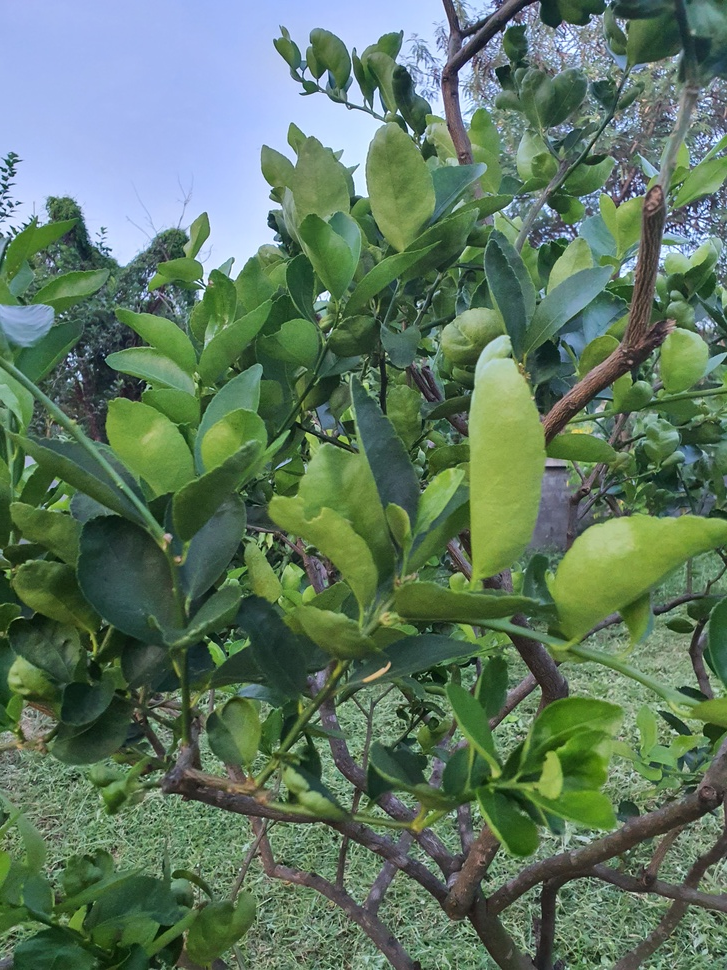
#> input picture Lemon.jpg, 727 x 970 px, shrunk from 3024 x 4032 before the run
$ python lab1_01_fix.py
#> lines starting #> are read from the running program, lines starting #| are printed output that depends on the picture; after the words box and inside, x2 and y2 are one past the last pixel; in counts of white or black regions, pixels touching at a corner belong together
import cv2
from PIL import Image

filename = 'Lemon.jpg'
image = cv2.imread(filename)
#> image is the input picture: shape (970, 727, 3); mean B, G, R 98.1, 120.1, 95.2
image2 = Image.open(filename)
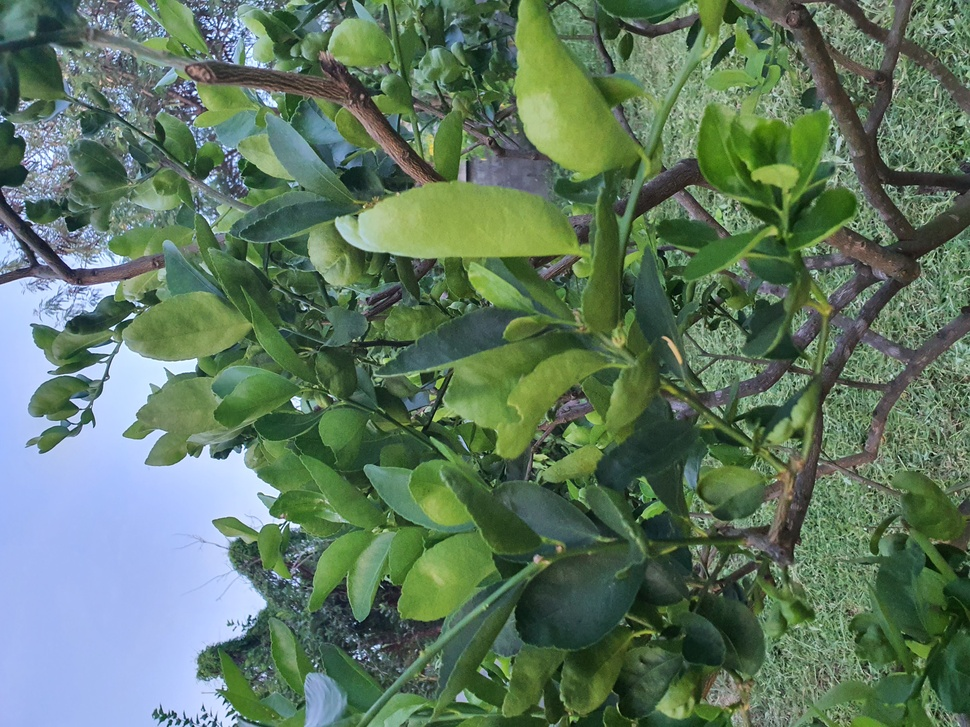
#> image2: PIL image 970x727 RGB; mean R, G, B 95.2, 120.1, 98.1
width,height = image2.size
#> width = 970; height = 727
rx,ry = 1,1
if height>width:
    ry = height/width
    for x in range(0, width - 1):
        image[int(x * ry), int(x * rx)] = (255, 0, 0)
else:
    rx = width/height
#> rx = 1.33
    for x in range(0, height-1):
        image[int(x*rx), int(x*ry) ] = (255, 0, 0)
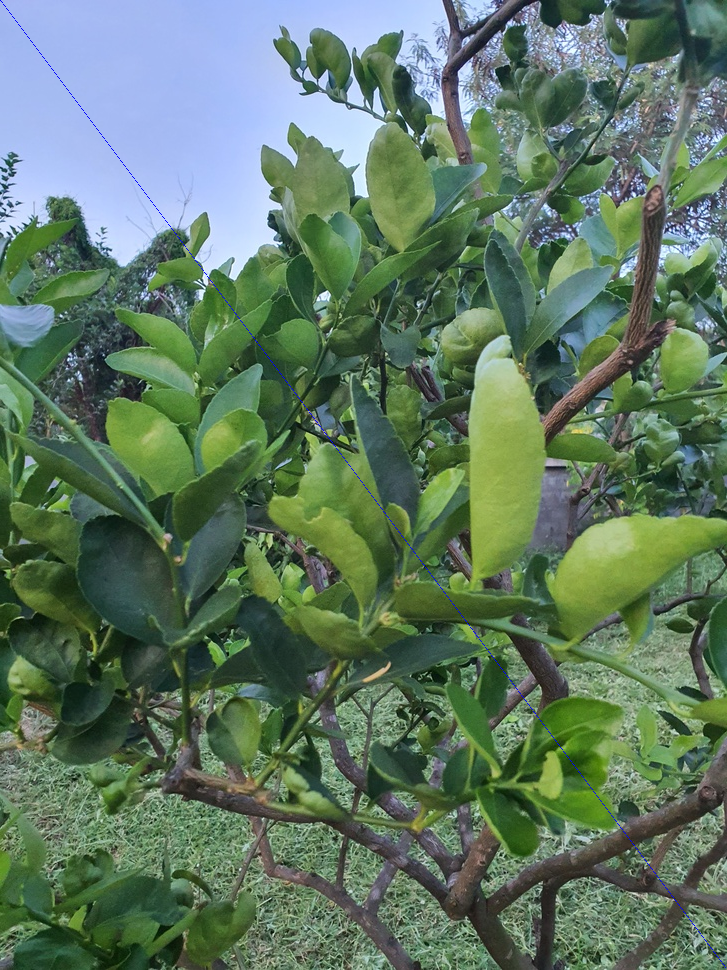
#> image: shape (970, 727, 3); 0.1% of pixels changed, all inside (x1, y1, x2, y2) = (0, 0, 726, 968)
# cv2.line(image, (0, 0), (width, height), (255, 0, 0), 5)
cv2.namedWindow('Lemon', cv2.WINDOW_NORMAL)
cv2.imshow('Lemon', image)
cv2.imwrite('Lemon.png', image)
cv2.waitKey(0)
cv2.destroyAllWindows()
